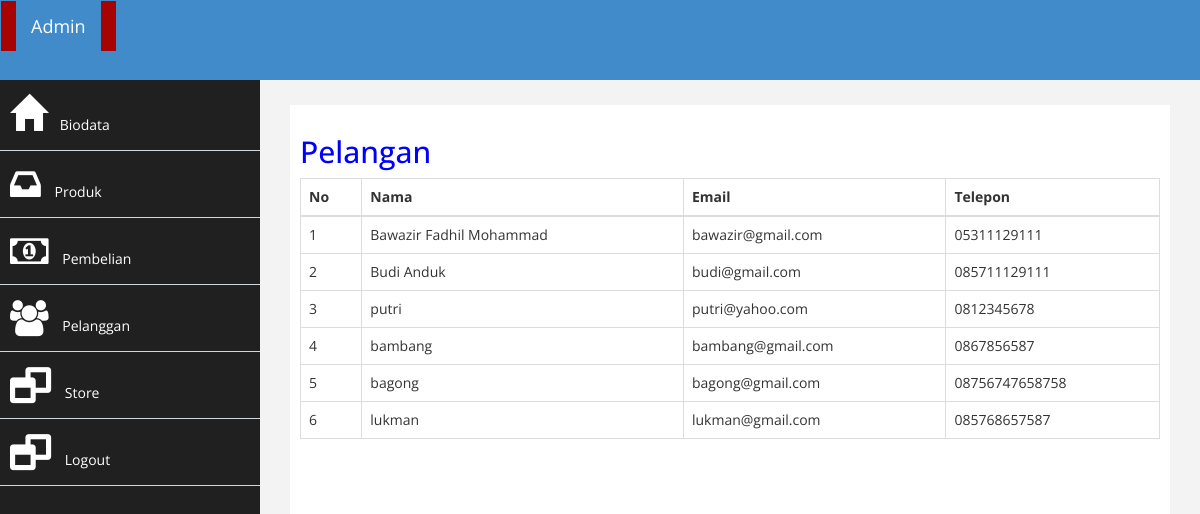
/admin/index.php?halaman=pelanggan, run on the app's committed database.
### tables this page shows
CREATE TABLE IF NOT EXISTS `pelanggan` (
`id_pelanggan` int(11) NOT NULL,
  `email_pelanggan` varchar(100) NOT NULL,
  `password_pelanggan` varchar(50) NOT NULL,
  `nama_pelanggan` varchar(100) NOT NULL,
  `telepon_pelanggan` varchar(25) NOT NULL,
  `alamat_pelanggan` text NOT NULL
);

### admin/pelanggan.php (the view)
<h2>Pelangan</h2>
<table class="table table-bordered">
	<thead>
		<tr>
			<th>No</th>
			<th>Nama</th>
			<th>Email</th>
			<th>Telepon</th>
		</tr>
	</thead>
	<tbody>
		<?php $nomor=1;?>
		<?php $ambil=$koneksi->query("SELECT * FROM pelanggan"); ?>
		<?php while($pecah = $ambil->fetch_assoc()){ ?>
		<tr>
			<td><?php echo $nomor; ?></td>
			<td><?php echo $pecah['nama_pelanggan']; ?></td>
			<td><?php echo $pecah['email_pelanggan']; ?></td>
			<td><?php echo $pecah['telepon_pelanggan']; ?></td>
		</tr>
		<?php $nomor++;  ?>
	<?php } ?>
	</tbody>
</table>

### admin/assets/css/custom.css (style rules this page uses)
body { font-family: 'Open Sans', sans-serif; }
h2 { color: blue; }

### data on the page
pelanggan: nama_pelanggan "Bawazir Fadhil Mohammad", email_pelanggan "bawazir@gmail.com", telepon_pelanggan "05311129111"
pelanggan: nama_pelanggan "Budi Anduk", email_pelanggan "budi@gmail.com", telepon_pelanggan "085711129111"
pelanggan: nama_pelanggan "putri", email_pelanggan "putri@yahoo.com", telepon_pelanggan "0812345678"
pelanggan: nama_pelanggan "bambang", email_pelanggan "bambang@gmail.com", telepon_pelanggan "0867856587"
pelanggan: nama_pelanggan "bagong", email_pelanggan "bagong@gmail.com", telepon_pelanggan "08756747658758"
pelanggan: nama_pelanggan "lukman", email_pelanggan "lukman@gmail.com", telepon_pelanggan "085768657587"
